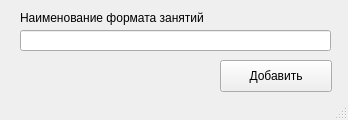
<?xml version="1.0" encoding="UTF-8"?>
<ui version="4.0">
 <class>MainWindow</class>
 <widget class="QMainWindow" name="MainWindow">
  <property name="geometry">
   <rect>
    <x>0</x>
    <y>0</y>
    <width>348</width>
    <height>120</height>
   </rect>
  </property>
  <property name="windowTitle">
   <string>MainWindow</string>
  </property>
  <widget class="QWidget" name="centralwidget">
   <widget class="QPushButton" name="pushButton">
    <property name="geometry">
     <rect>
      <x>220</x>
      <y>60</y>
      <width>112</width>
      <height>32</height>
     </rect>
    </property>
    <property name="text">
     <string>Добавить</string>
    </property>
   </widget>
   <widget class="QLineEdit" name="lineEdit">
    <property name="geometry">
     <rect>
      <x>20</x>
      <y>30</y>
      <width>311</width>
      <height>21</height>
     </rect>
    </property>
   </widget>
   <widget class="QLabel" name="label">
    <property name="geometry">
     <rect>
      <x>20</x>
      <y>10</y>
      <width>261</width>
      <height>16</height>
     </rect>
    </property>
    <property name="text">
     <string>Наименование формата занятий</string>
    </property>
   </widget>
  </widget>
  <widget class="QStatusBar" name="statusbar"/>
 </widget>
 <resources/>
 <connections/>
</ui>
